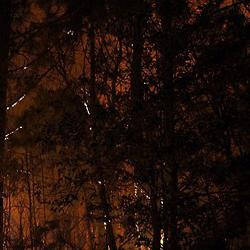
#> input picture Dataset/fire/abc002.jpg, 250 x 250 px, found by its file name; its folder holds only this picture in this run
$ jupyter execute --allow-errors preprocessing.ipynb
#> lines starting #> are read from the running program, lines starting #| are printed output that depends on the picture
[cell 1]
import cv2
import numpy as np
import os
import matplotlib.pyplot as plt
from sklearn.model_selection import train_test_split
from sklearn.utils import class_weight
import pandas as pd
import seaborn as sns

[cell 2]
dataset_dir = r'D:\Projects\Forest_Fire_Detection\Dataset'
fire_dir = os.path.join(dataset_dir, 'fire')
not_fire_dir = os.path.join(dataset_dir, 'nofire')
output_dir = os.path.join(dataset_dir, 'processed_data')

os.makedirs(output_dir, exist_ok=True)

[cell 3]
IMG_SIZE = (96, 96)
SEED = 42

[cell 4]
def preprocess_image(image):
    image = cv2.resize(image, IMG_SIZE)
    image = cv2.cvtColor(image, cv2.COLOR_BGR2RGB)
    image = image / 255.0
    image = image * 2.0 - 1.0  # [-1, 1] normalization
    return image


def load_dataset():
    images = []
    labels = []
    class_names = []

    for folder, label, class_name in [(fire_dir, 1, 'fire'), (not_fire_dir, 0, 'nofire')]:
        for filename in os.listdir(folder):
            if filename.lower().endswith(('.jpg', '.jpeg', '.png')):
                img_path = os.path.join(folder, filename)
                img = cv2.imread(img_path)
#> img is the input picture: shape (250, 250, 3); mean B, G, R 9.6, 15.6, 32.3
                if img is not None:
                    img = preprocess_image(img)
#> in preprocess_image, `image = cv2.resize(image, IMG_SIZE)`:
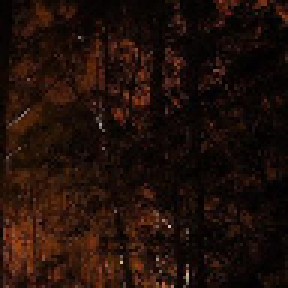
#> image: shape (96, 96, 3) (shown 3 times larger); mean of channels 0, 1, 2 9.4, 15.5, 32.2; drawn as B, G, R
#> in preprocess_image, `image = image * 2.0 - 1.0`:
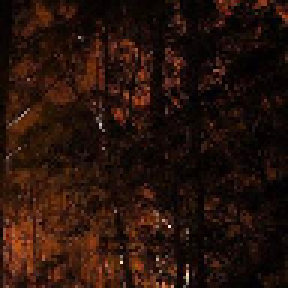
#> image: shape (96, 96, 3) float64 (shown 3 times larger); mean R, G, B -0.747, -0.879, -0.926; drawn with min black and max white
                    images.append(img)
                    labels.append(label)
                    class_names.append(class_name)
#> pass 2 of the loop in load_dataset, `for folder, label, class_name in [(fire_dir, 1, 'fire'), (not_fire_dir..`:
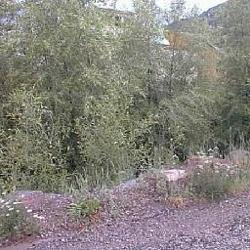
#> input picture Dataset/nofire/abc209.jpg, 250 x 250 px, found by its file name
#> in load_dataset, img is the input picture: shape (250, 250, 3); mean B, G, R 123.8, 130.1, 133.3
#> in preprocess_image (call 2), `image = cv2.resize(image, IMG_SIZE)`:
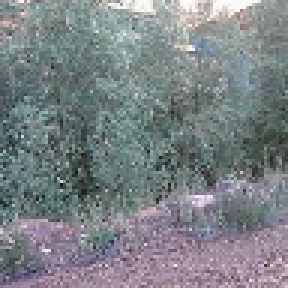
#> image: shape (96, 96, 3) (shown 3 times larger); mean R, G, B 123.8, 130.2, 133.4

    return np.array(images), np.array(labels), np.array(class_names)

[cell 5]
images, labels, class_names = load_dataset()
#> labels = [1, 0]

print("\nDataset Summary:")
print(f"Total images: {len(images)}")
#| Total images: 2
print(f"Fire images: {np.sum(labels == 1)}")
#| Fire images: 1
print(f"No fire images: {np.sum(labels == 0)}")
#| No fire images: 1

[cell 6]
plt.figure(figsize=(7, 4))
sns.countplot(x=class_names)
plt.title('Class Distribution')
plt.savefig(os.path.join(output_dir, 'class_distribution.png'))
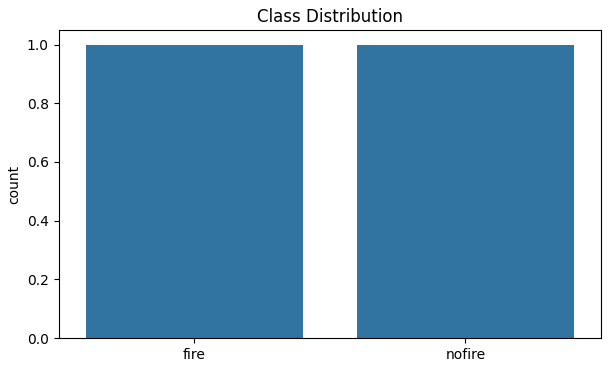
#> figure drawn by matplotlib, 1 panel
plt.show()

# Display sample images
plt.figure(figsize=(10, 8))
#> (the rest of this cell did not finish here and is left out)
